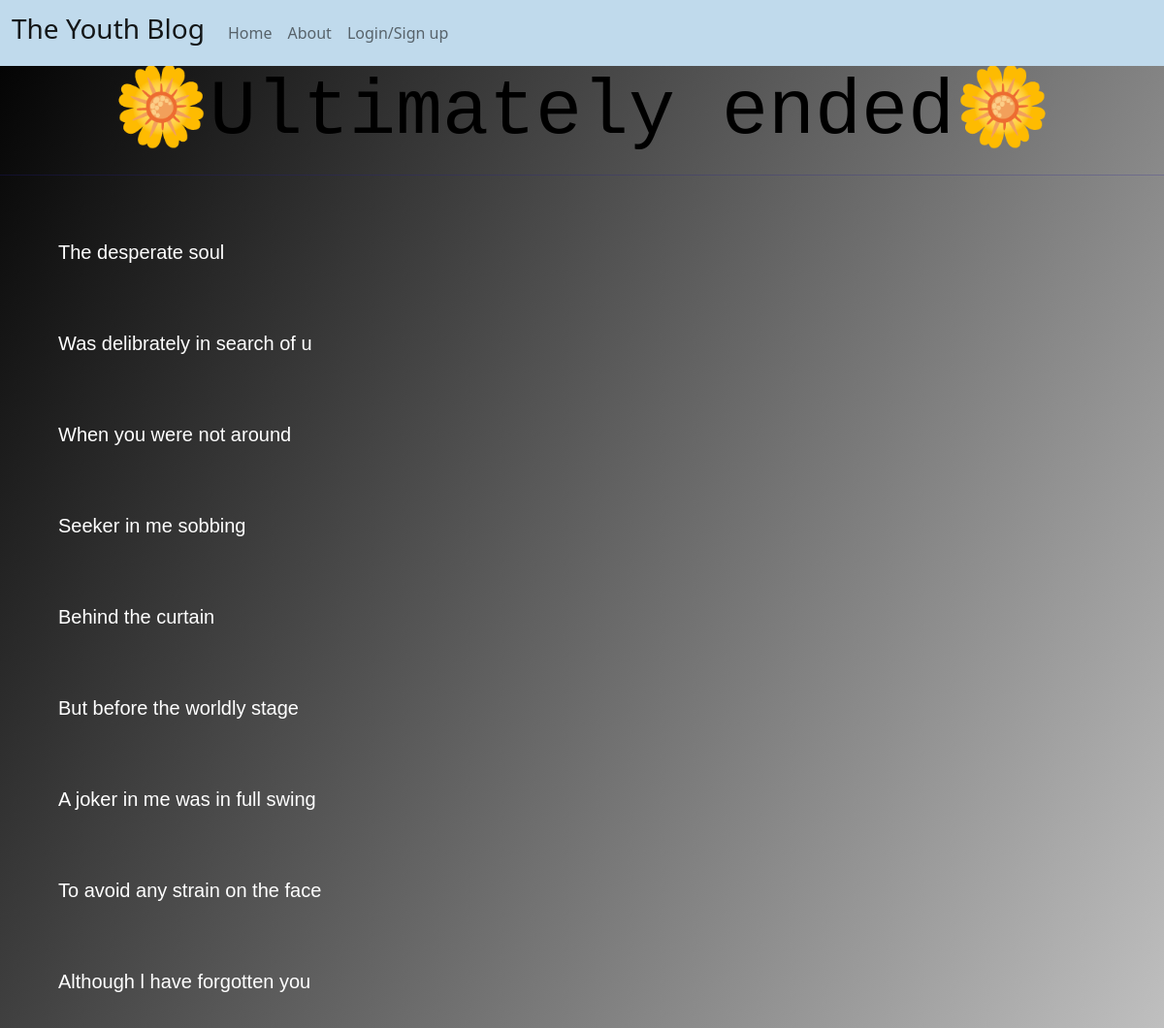
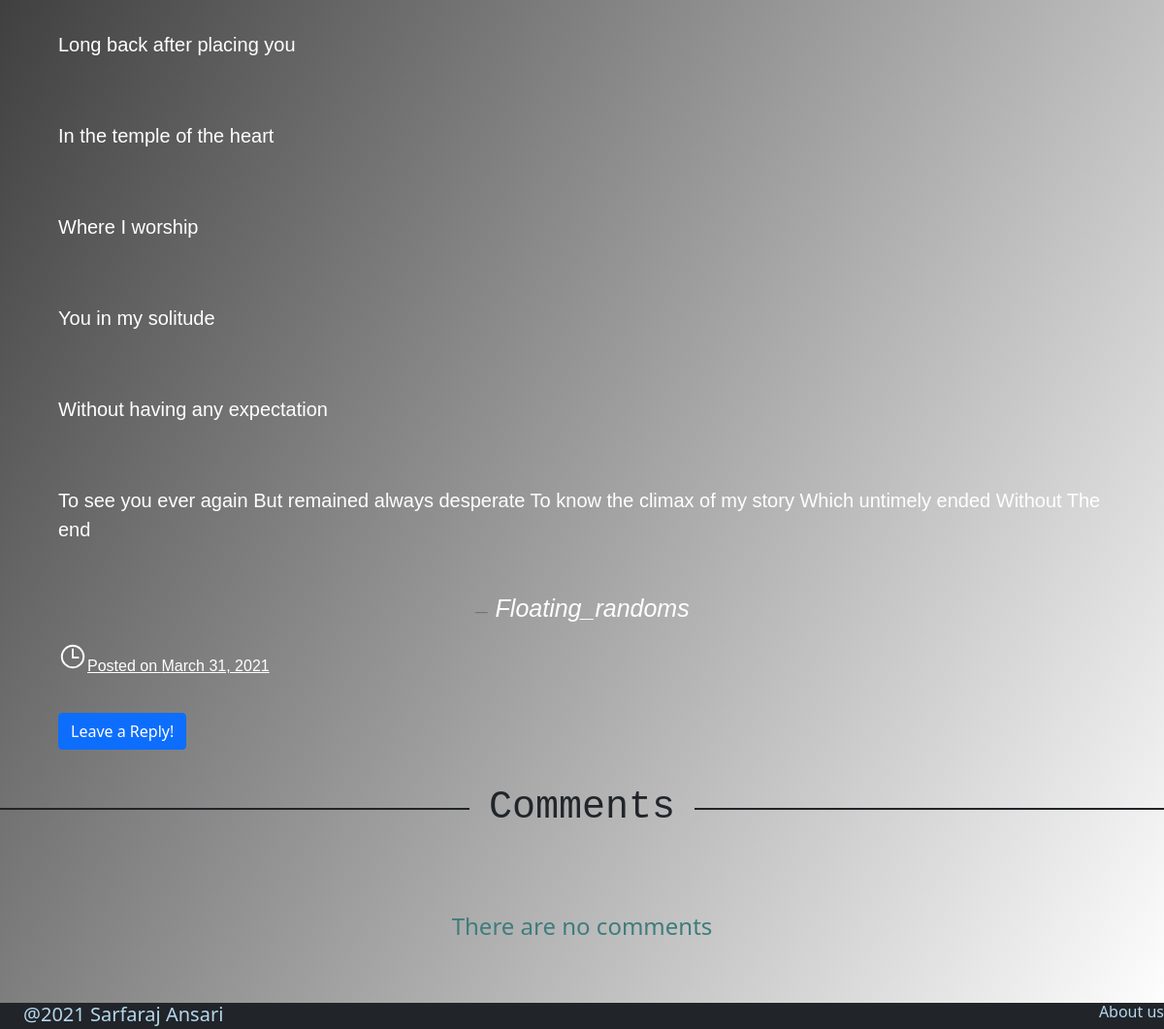
/posts/6, run on the app's committed database (2 pictures, top to bottom).
### home/models.py (models this page shows, shortened)
class Article(models.Model):
    title = models.CharField(max_length=50)
    author=models.CharField(max_length=50)
    likes=models.IntegerField(default=-99999)
    comments = models.ManyToManyField(Comments,blank=True,related_name="post")
    content = models.ManyToManyField(Paragraphs,related_name="post",blank=True)
    shortcont= models.CharField(max_length=230,blank=True)
    theme=models.ManyToManyField(Theme,blank=True,related_name="post")
    posting_date=models.DateTimeField()

class Paragraphs(models.Model):
    paragraph=models.CharField(max_length=99999)
    def __str__(self):
        return f"{self.paragraph}"

### home/views.py (the view)
# urls.py: path('posts/<int:post_id>',views.post,name="post"),
def post(request,post_id):
    post=Article.objects.get(pk=post_id)
    content= post.content.all()
    comments=post.comments.all()
    reader=""
    session=""
    blogger=""
    commentor=""
    if "user" in request.session:
        session="session"
        if request.session["user"]["title"] not in ["blogger","administrator"]:
            reader="role"
        else:
            blogger="role"
    elif "reader" in request.session:
        commentor="role"
    theme=""
    for t in post.theme.all():
        theme=t
        break
    return render(request,"home/posts.html",{
        "post":post,
        "content":content,
        "comments":comments,
        "session":session,
        "reader":reader,
        "blogger":blogger,
        "commentor":commentor,
        "reading_page":True,
        "theme":theme,
    })

### home/templates/home/posts.html (shortened to what this page needs)
{% extends 'home/layout.html' %}
{% block body %}
<h1 class="display-1 " id="post-title">{{post.title}}</h1>
<hr style="color: rgb(37, 30, 148);">
<br><br>
<div class="margin-page">
  <figure class="text-center " >
    {% for para in content %}
      <p class="fs-5 text text-paragraph " id="text-paragraph">{{para}}</p>
      <br><br>
    {% endfor %}
    <figcaption class="blockquote-footer">
      <cite class="text-paragraph" style="font-size: 25px;" title="Source Title">{{post.author}}</cite>
    </figcaption>
  </figure>
  <div class="text-paragraph" style="text-decoration: underline;">
    <ion-icon style="font-size: 30px;" name="time-outline"></ion-icon>Posted on  {{post.posting_date.date}}
   </div>
</div>
<div class="margin-page">
  <button type="button" class="btn btn-primary " onclick="open_close_comment()" style="display: block;" id="open-comment">Leave a Reply!</button>
</div>
<h1 class="decorated font-monospace"><span>Comments</span></h1>
<div >
  <br><br><br>
  {% if comments %}
    <div class=" margin-page bd-highlight mb-3"  >
      {% for comment in comments reversed %}
        <div class="shadow-sm p-3 mb-5 bg-body rounded" >
        <p1 id="date" style="float: right;font-size: 10px;">{{comment.comment_date.date}} </p1>
          <p1 class="fs-5 fw-bold">{{comment.user.name}}</p1>
          <br>{{comment.comment}}
        </div>
      {% endfor %}
  {% else %}
    <p class="fs-4 text " style="text-align: center;color: rgb(64, 124, 124)">There are no comments</p>
  {% endif %}
    <br><br><br>
  </div>
{% endblock %}

### home/templates/home/posts.html (style rules this page uses)
h1 { text-align: center; }

### data on the page
Article: title "🌼Ultimately ended🌼", author "Floating_randoms", posting_date "March 31, 2021"
Paragraphs: paragraph "The desperate soul"
Paragraphs: paragraph "Was delibrately in search of u"
Paragraphs: paragraph "When you were not around"
Paragraphs: paragraph "Seeker in me sobbing"
Paragraphs: paragraph "Behind the curtain"
Paragraphs: paragraph "But before the worldly stage"
Paragraphs: paragraph "A joker in me was in full swing"
Paragraphs: paragraph "To avoid any strain on the face"
Paragraphs: paragraph "Although l have forgotten you"
Paragraphs: paragraph "Long back after placing you"
Paragraphs: paragraph "In the temple of the heart"
Paragraphs: paragraph "Where I worship"
Paragraphs: paragraph "You in my solitude"
Paragraphs: paragraph "Without having any expectation"
Paragraphs: paragraph "To see you ever again But remained always desperate To know the climax of my story Which untimely ended Without The end"
